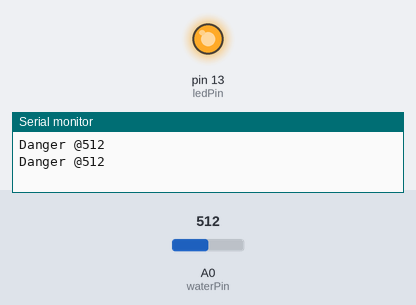
Simulated run of this sketch. Board: Arduino Uno, built with avr-gcc and run on an emulated ATmega328P. On the bench: output pins drawn as LEDs (lit = HIGH), the last lines printed to the serial monitor. The test bench sets the inputs (shaded band); at power-on: A0 (waterPin) = 512.

Above: at 1.2 s.
1.3 s: A0 (waterPin) set to 219
2.8 s: A0 (waterPin) set to 192
At 4.0 s:
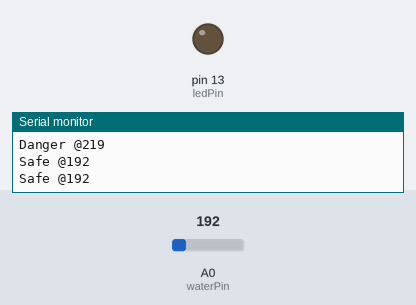
4.3 s: A0 (waterPin) set to 210
At 5.2 s:
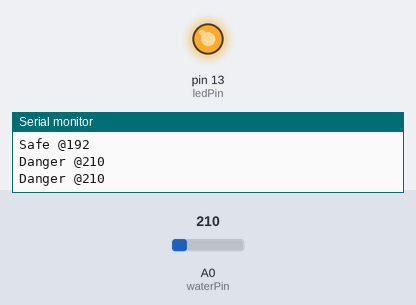
5.8 s: A0 (waterPin) set to 190
At 6.4 s:
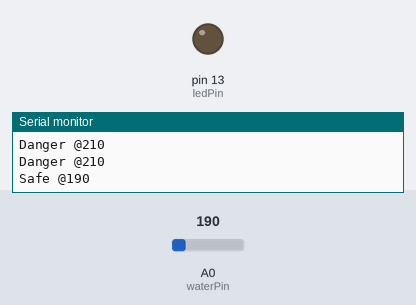
Timing chart, 0 to 8.3 s (numbered marks = the images above; inputs shaded):
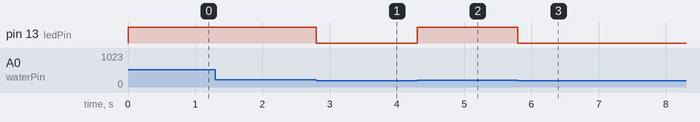

Measured:
- the behaviour switches between 201 and 200 on A0 (waterPin) (found by bisection; images 0 and 1)
- after the input at 2.8 s, pin 13 (ledPin): HIGH → LOW at once
- after the input at 4.3 s, pin 13 (ledPin): LOW → HIGH at once
- after the input at 5.8 s, pin 13 (ledPin): HIGH → LOW at once

The sketch:

Water_Level_Sensor.ino
```cpp
int waterValue = 0;
unsigned long currentTime;
unsigned long lastPrint = 0;
bool waterDanger = false;
const int waterPin = A0;
const int ledPin = 13;
const int minimumValue = 200;
const unsigned long printDelay = 500;

void setup()
{
	pinMode(waterPin, INPUT);
	pinMode(ledPin, OUTPUT);

	Serial.begin(9600);
}

void loop()
{
	waterValue = analogRead(waterPin);
	currentTime = millis();

	if (waterValue > minimumValue) {
	    waterDanger = true;
	} else {
		waterDanger = false;
	}

	digitalWrite(ledPin, waterDanger);

	if ((currentTime - lastPrint) >= printDelay) {
	    if (waterDanger == true) {
	    	Serial.print("Danger @");
	    } else {
	    	Serial.
	    	print("Safe @");
	    }

	    Serial.println(waterValue);

	    lastPrint = currentTime;
	}
}
```
